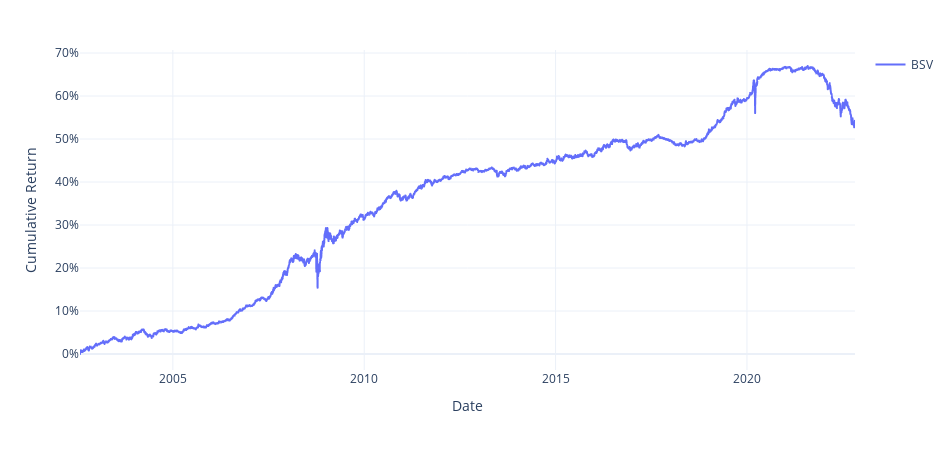

The notebook cell saved with this chart:
### Code cell
plotret(splice(prices['SHY'].dropna(), prices['BSV'].dropna()))

### Figure 1 — Plotly figure (JSON) as saved in the notebook; plotly's stock layout.template omitted (floating-point values rounded to 4 significant figures; data arrays with more than 128 entries replaced by an {"elided": "..."} marker saying what was removed)
{"data": [{"hovertemplate": "variable=BSV<br>Date=%{x}<br>value=%{y}<extra></extra>", "legendgroup": "BSV", "line": {"color": "#636efa", "dash": "solid"}, "marker": {"symbol": "circle"}, "mode": "lines", "name": "BSV", "showlegend": true, "type": "scattergl", "x": {"elided": "5100 str values"}, "xaxis": "x", "y": {"elided": "5100 float values"}, "yaxis": "y"}], "layout": {"height": 450, "legend": {"title": {"text": ""}, "tracegroupgap": 0}, "margin": {"t": 50}, "width": 950, "xaxis": {"anchor": "y", "domain": [0, 1], "title": {"text": "Date"}}, "yaxis": {"anchor": "x", "domain": [0, 1], "tickformat": ".0%", "title": {"text": "Cumulative Return"}}}}
